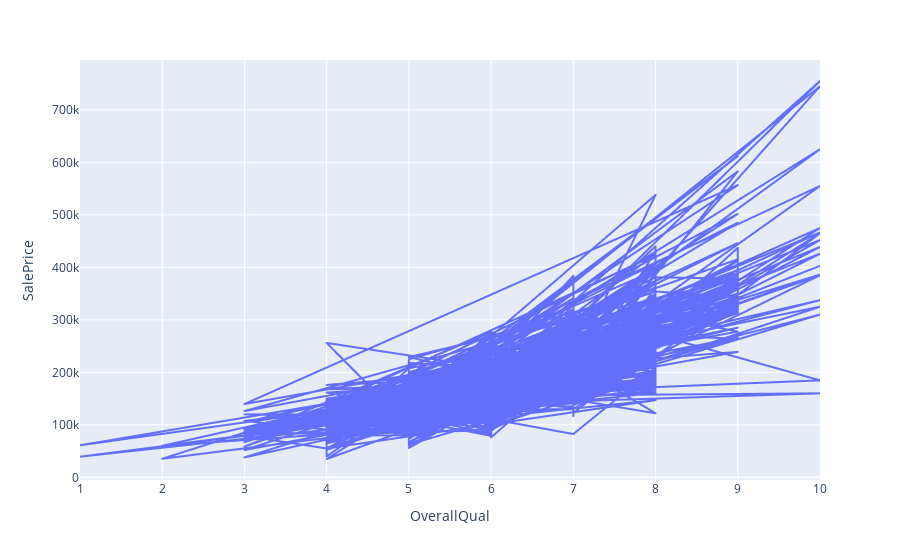

Notebook cell for this chart:
### Code cell
fig=px.line(df, x='OverallQual', y='SalePrice')
fig.show()

### Figure 1 — Plotly figure (JSON) as saved in the notebook; plotly's stock layout.template omitted (floating-point values rounded to 4 significant figures; data arrays with more than 128 entries replaced by an {"elided": "..."} marker saying what was removed)
{"data": [{"hovertemplate": "OverallQual=%{x}<br>SalePrice=%{y}<extra></extra>", "legendgroup": "", "line": {"color": "#636efa", "dash": "solid"}, "marker": {"symbol": "circle"}, "mode": "lines", "name": "", "showlegend": false, "type": "scattergl", "x": {"elided": "1460 int values"}, "xaxis": "x", "y": {"elided": "1460 int values"}, "yaxis": "y"}], "layout": {"legend": {"tracegroupgap": 0}, "margin": {"t": 60}, "xaxis": {"anchor": "y", "domain": [0, 1], "title": {"text": "OverallQual"}}, "yaxis": {"anchor": "x", "domain": [0, 1], "title": {"text": "SalePrice"}}}}
